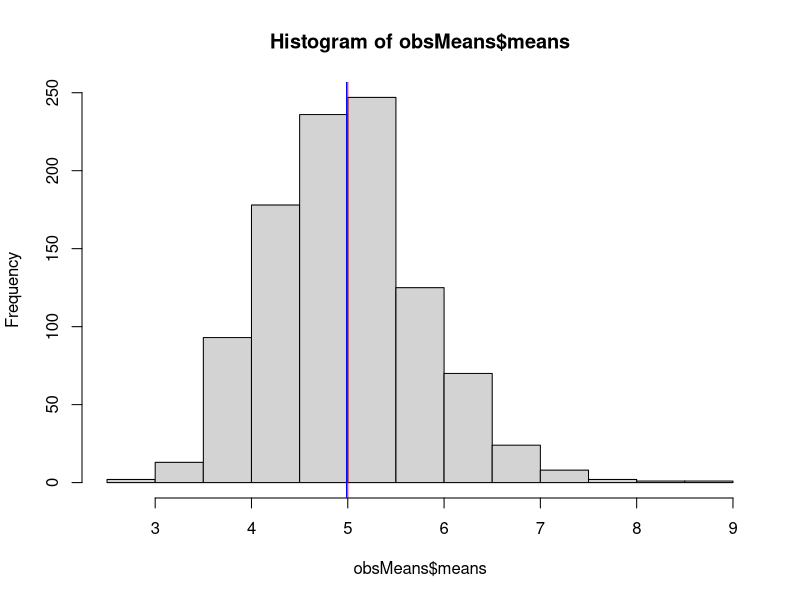
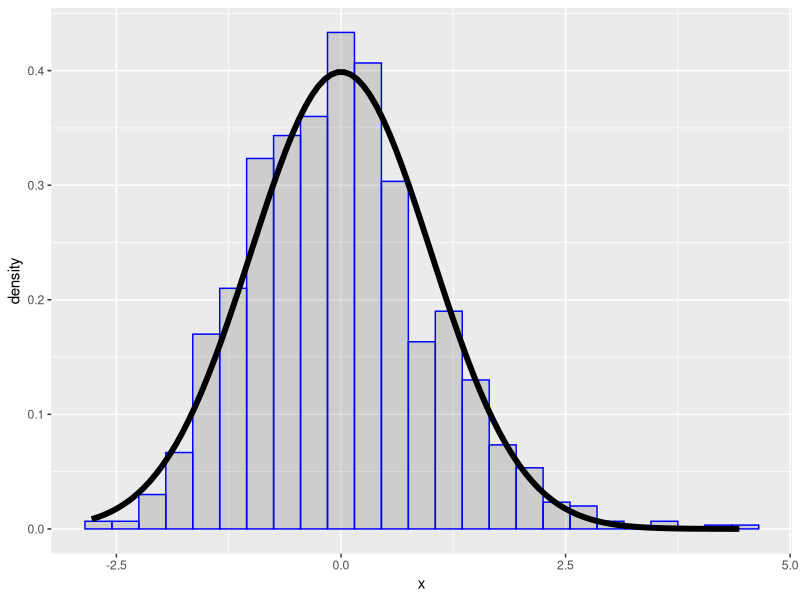

These charts were generated, in order, by the following R code:
## ---- chunk 1
lambda<-0.2
n<-40
simNum<-1000
obs <- matrix(data=rexp(n = n * simNum, rate = lambda), nrow=simNum)
obsMeans <- data.frame(means = apply(X = obs, MARGIN = 1, FUN = mean))
## ---- chunk 2
hist(obsMeans$means, breaks=20)
abline(v= 1/lambda, col = "red", lwd =1 )
mean40 <- mean(obsMeans$means)
abline(v= mean40, col = "blue", lwd =1 )
## ---- chunk 3
mean40
## ---- chunk 4
1/lambda
## ---- chunk 5
var(obsMeans$means)
## ---- chunk 6
(1/lambda)^2/40
## ---- chunk 7
library(ggplot2)
cfunc <- function(x, n) lambda * sqrt(n) * (mean(x) - (1/lambda)) 
dat <- data.frame(
  x = apply(obs, 1, cfunc, 40)
)
g <- ggplot(dat, aes(x = x)) + geom_histogram(alpha = .20, binwidth=.3, colour = "blue", aes(y = ..density..)) 
g <- g + stat_function(fun = dnorm, size = 2)
g
